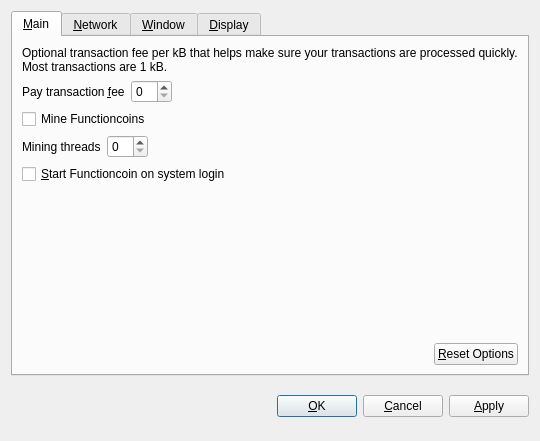
<?xml version="1.0" encoding="UTF-8"?>
<ui version="4.0">
 <class>OptionsDialog</class>
 <widget class="QDialog" name="OptionsDialog">
  <property name="geometry">
   <rect>
    <x>0</x>
    <y>0</y>
    <width>540</width>
    <height>441</height>
   </rect>
  </property>
  <property name="windowTitle">
   <string>Options</string>
  </property>
  <property name="modal">
   <bool>true</bool>
  </property>
  <layout class="QVBoxLayout" name="verticalLayout">
   <item>
    <widget class="QTabWidget" name="tabWidget">
     <property name="tabPosition">
      <enum>QTabWidget::North</enum>
     </property>
     <property name="currentIndex">
      <number>0</number>
     </property>
     <widget class="QWidget" name="tabMain">
      <attribute name="title">
       <string>&amp;Main</string>
      </attribute>
      <layout class="QVBoxLayout" name="verticalLayout_Main">
       <item>
        <widget class="QLabel" name="transactionFeeInfoLabel">
         <property name="text">
          <string>Optional transaction fee per kB that helps make sure your transactions are processed quickly. Most transactions are 1 kB.</string>
         </property>
         <property name="textFormat">
          <enum>Qt::PlainText</enum>
         </property>
         <property name="wordWrap">
          <bool>true</bool>
         </property>
        </widget>
       </item>
       <item>
        <layout class="QHBoxLayout" name="horizontalLayout_1_Main">
         <item>
          <widget class="QLabel" name="transactionFeeLabel">
           <property name="text">
            <string>Pay transaction &amp;fee</string>
           </property>
           <property name="textFormat">
            <enum>Qt::PlainText</enum>
           </property>
           <property name="buddy">
            <cstring>transactionFee</cstring>
           </property>
          </widget>
         </item>
         <item>
          <widget class="BitcoinAmountField" name="transactionFee"/>
         </item>
         <item>
          <spacer name="horizontalSpacer_1_Main">
           <property name="orientation">
            <enum>Qt::Horizontal</enum>
           </property>
           <property name="sizeHint" stdset="0">
            <size>
             <width>40</width>
             <height>20</height>
            </size>
           </property>
          </spacer>
         </item>
        </layout>
       </item>
       <item>
        <widget class="QCheckBox" name="generate">
         <property name="text">
          <string>Mine Functioncoins</string>
         </property>
        </widget>
       </item>
       <item>
        <layout class="QHBoxLayout" name="horizontalLayout">
         <item>
          <widget class="QLabel" name="label_2">
           <property name="text">
            <string>Mining threads</string>
           </property>
          </widget>
         </item>
         <item>
          <widget class="QSpinBox" name="generateThreads"/>
         </item>
         <item>
          <spacer name="horizontalSpacer_3">
           <property name="orientation">
            <enum>Qt::Horizontal</enum>
           </property>
           <property name="sizeHint" stdset="0">
            <size>
             <width>40</width>
             <height>20</height>
            </size>
           </property>
          </spacer>
         </item>
        </layout>
       </item>
       <item>
        <layout class="QHBoxLayout" name="horizontalLayout_3_Main"/>
       </item>
       <item>
        <widget class="QCheckBox" name="bitcoinAtStartup">
         <property name="toolTip">
          <string>Automatically start Functioncoin after logging in to the system.</string>
         </property>
         <property name="text">
          <string>&amp;Start Functioncoin on system login</string>
         </property>
        </widget>
       </item>
       <item>
        <spacer name="verticalSpacer_Main">
         <property name="orientation">
          <enum>Qt::Vertical</enum>
         </property>
         <property name="sizeHint" stdset="0">
          <size>
           <width>20</width>
           <height>40</height>
          </size>
         </property>
        </spacer>
       </item>
       <item>
        <layout class="QHBoxLayout" name="horizontalLayout_2_Main">
         <item>
          <spacer name="horizontalSpacer_2_Main">
           <property name="orientation">
            <enum>Qt::Horizontal</enum>
           </property>
           <property name="sizeHint" stdset="0">
            <size>
             <width>40</width>
             <height>20</height>
            </size>
           </property>
          </spacer>
         </item>
         <item>
          <widget class="QPushButton" name="resetButton">
           <property name="toolTip">
            <string>Reset all client options to default.</string>
           </property>
           <property name="text">
            <string>&amp;Reset Options</string>
           </property>
           <property name="autoDefault">
            <bool>false</bool>
           </property>
          </widget>
         </item>
        </layout>
       </item>
      </layout>
     </widget>
     <widget class="QWidget" name="tabNetwork">
      <attribute name="title">
       <string>&amp;Network</string>
      </attribute>
      <layout class="QVBoxLayout" name="verticalLayout_Network">
       <item>
        <widget class="QCheckBox" name="mapPortUpnp">
         <property name="toolTip">
          <string>Automatically open the Functioncoin client port on the router. This only works when your router supports UPnP and it is enabled.</string>
         </property>
         <property name="text">
          <string>Map port using &amp;UPnP</string>
         </property>
        </widget>
       </item>
       <item>
        <widget class="QCheckBox" name="connectSocks">
         <property name="toolTip">
          <string>Connect to the Functioncoin network through a SOCKS proxy (e.g. when connecting through Tor).</string>
         </property>
         <property name="text">
          <string>&amp;Connect through SOCKS proxy:</string>
         </property>
        </widget>
       </item>
       <item>
        <layout class="QHBoxLayout" name="horizontalLayout_Network">
         <item>
          <widget class="QLabel" name="proxyIpLabel">
           <property name="text">
            <string>Proxy &amp;IP:</string>
           </property>
           <property name="textFormat">
            <enum>Qt::PlainText</enum>
           </property>
           <property name="buddy">
            <cstring>proxyIp</cstring>
           </property>
          </widget>
         </item>
         <item>
          <widget class="QValidatedLineEdit" name="proxyIp">
           <property name="maximumSize">
            <size>
             <width>140</width>
             <height>16777215</height>
            </size>
           </property>
           <property name="toolTip">
            <string>IP address of the proxy (e.g. 127.0.0.1)</string>
           </property>
          </widget>
         </item>
         <item>
          <widget class="QLabel" name="proxyPortLabel">
           <property name="text">
            <string>&amp;Port:</string>
           </property>
           <property name="textFormat">
            <enum>Qt::PlainText</enum>
           </property>
           <property name="buddy">
            <cstring>proxyPort</cstring>
           </property>
          </widget>
         </item>
         <item>
          <widget class="QLineEdit" name="proxyPort">
           <property name="maximumSize">
            <size>
             <width>55</width>
             <height>16777215</height>
            </size>
           </property>
           <property name="toolTip">
            <string>Port of the proxy (e.g. 9050)</string>
           </property>
          </widget>
         </item>
         <item>
          <widget class="QLabel" name="socksVersionLabel">
           <property name="text">
            <string>SOCKS &amp;Version:</string>
           </property>
           <property name="textFormat">
            <enum>Qt::PlainText</enum>
           </property>
           <property name="buddy">
            <cstring>socksVersion</cstring>
           </property>
          </widget>
         </item>
         <item>
          <widget class="QValueComboBox" name="socksVersion">
           <property name="toolTip">
            <string>SOCKS version of the proxy (e.g. 5)</string>
           </property>
          </widget>
         </item>
         <item>
          <spacer name="horizontalSpacer_Network">
           <property name="orientation">
            <enum>Qt::Horizontal</enum>
           </property>
           <property name="sizeHint" stdset="0">
            <size>
             <width>40</width>
             <height>20</height>
            </size>
           </property>
          </spacer>
         </item>
        </layout>
       </item>
       <item>
        <spacer name="verticalSpacer_Network">
         <property name="orientation">
          <enum>Qt::Vertical</enum>
         </property>
         <property name="sizeHint" stdset="0">
          <size>
           <width>20</width>
           <height>40</height>
          </size>
         </property>
        </spacer>
       </item>
      </layout>
     </widget>
     <widget class="QWidget" name="tabWindow">
      <attribute name="title">
       <string>&amp;Window</string>
      </attribute>
      <layout class="QVBoxLayout" name="verticalLayout_Window">
       <item>
        <widget class="QCheckBox" name="minimizeToTray">
         <property name="toolTip">
          <string>Show only a tray icon after minimizing the window.</string>
         </property>
         <property name="text">
          <string>&amp;Minimize to the tray instead of the taskbar</string>
         </property>
        </widget>
       </item>
       <item>
        <widget class="QCheckBox" name="minimizeOnClose">
         <property name="toolTip">
          <string>Minimize instead of exit the application when the window is closed. When this option is enabled, the application will be closed only after selecting Quit in the menu.</string>
         </property>
         <property name="text">
          <string>M&amp;inimize on close</string>
         </property>
        </widget>
       </item>
       <item>
        <spacer name="verticalSpacer_Window">
         <property name="orientation">
          <enum>Qt::Vertical</enum>
         </property>
         <property name="sizeHint" stdset="0">
          <size>
           <width>20</width>
           <height>40</height>
          </size>
         </property>
        </spacer>
       </item>
      </layout>
     </widget>
     <widget class="QWidget" name="tabDisplay">
      <attribute name="title">
       <string>&amp;Display</string>
      </attribute>
      <layout class="QVBoxLayout" name="verticalLayout_Display">
       <item>
        <layout class="QHBoxLayout" name="horizontalLayout_1_Display">
         <item>
          <widget class="QLabel" name="langLabel">
           <property name="text">
            <string>User Interface &amp;language:</string>
           </property>
           <property name="textFormat">
            <enum>Qt::PlainText</enum>
           </property>
           <property name="buddy">
            <cstring>lang</cstring>
           </property>
          </widget>
         </item>
         <item>
          <widget class="QValueComboBox" name="lang">
           <property name="toolTip">
            <string>The user interface language can be set here. This setting will take effect after restarting Functioncoin.</string>
           </property>
          </widget>
         </item>
        </layout>
       </item>
       <item>
        <layout class="QHBoxLayout" name="horizontalLayout_2_Display">
         <item>
          <widget class="QLabel" name="unitLabel">
           <property name="text">
            <string>&amp;Unit to show amounts in:</string>
           </property>
           <property name="textFormat">
            <enum>Qt::PlainText</enum>
           </property>
           <property name="buddy">
            <cstring>unit</cstring>
           </property>
          </widget>
         </item>
         <item>
          <widget class="QValueComboBox" name="unit">
           <property name="toolTip">
            <string>Choose the default subdivision unit to show in the interface and when sending coins.</string>
           </property>
          </widget>
         </item>
        </layout>
       </item>
       <item>
        <widget class="QCheckBox" name="displayAddresses">
         <property name="toolTip">
          <string>Whether to show Functioncoin addresses in the transaction list or not.</string>
         </property>
         <property name="text">
          <string>&amp;Display addresses in transaction list</string>
         </property>
        </widget>
       </item>
       <item>
        <spacer name="verticalSpacer_Display">
         <property name="orientation">
          <enum>Qt::Vertical</enum>
         </property>
         <property name="sizeHint" stdset="0">
          <size>
           <width>20</width>
           <height>40</height>
          </size>
         </property>
        </spacer>
       </item>
      </layout>
     </widget>
    </widget>
   </item>
   <item>
    <layout class="QHBoxLayout" name="horizontalLayout_Buttons">
     <item>
      <spacer name="horizontalSpacer_1">
       <property name="orientation">
        <enum>Qt::Horizontal</enum>
       </property>
       <property name="sizeHint" stdset="0">
        <size>
         <width>40</width>
         <height>48</height>
        </size>
       </property>
      </spacer>
     </item>
     <item>
      <widget class="QLabel" name="statusLabel">
       <property name="font">
        <font>
         <weight>75</weight>
         <bold>true</bold>
        </font>
       </property>
       <property name="text">
        <string/>
       </property>
       <property name="textFormat">
        <enum>Qt::PlainText</enum>
       </property>
       <property name="wordWrap">
        <bool>true</bool>
       </property>
      </widget>
     </item>
     <item>
      <spacer name="horizontalSpacer_2">
       <property name="orientation">
        <enum>Qt::Horizontal</enum>
       </property>
       <property name="sizeHint" stdset="0">
        <size>
         <width>40</width>
         <height>48</height>
        </size>
       </property>
      </spacer>
     </item>
     <item>
      <widget class="QPushButton" name="okButton">
       <property name="text">
        <string>&amp;OK</string>
       </property>
      </widget>
     </item>
     <item>
      <widget class="QPushButton" name="cancelButton">
       <property name="text">
        <string>&amp;Cancel</string>
       </property>
       <property name="autoDefault">
        <bool>false</bool>
       </property>
      </widget>
     </item>
     <item>
      <widget class="QPushButton" name="applyButton">
       <property name="text">
        <string>&amp;Apply</string>
       </property>
       <property name="autoDefault">
        <bool>false</bool>
       </property>
      </widget>
     </item>
    </layout>
   </item>
  </layout>
 </widget>
 <customwidgets>
  <customwidget>
   <class>BitcoinAmountField</class>
   <extends>QSpinBox</extends>
   <header>bitcoinamountfield.h</header>
  </customwidget>
  <customwidget>
   <class>QValueComboBox</class>
   <extends>QComboBox</extends>
   <header>qvaluecombobox.h</header>
  </customwidget>
  <customwidget>
   <class>QValidatedLineEdit</class>
   <extends>QLineEdit</extends>
   <header>qvalidatedlineedit.h</header>
  </customwidget>
 </customwidgets>
 <resources/>
 <connections/>
</ui>
